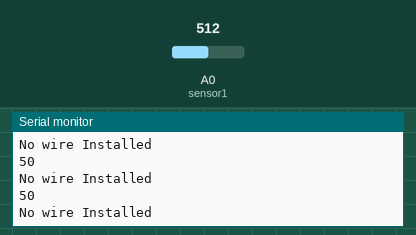
Simulated run of this sketch. Board: Arduino Uno, built with avr-gcc and run on an emulated ATmega328P. Parts: the last lines printed to the serial monitor. Inputs (shaded band) come from the test bench; at power-on: A0 (sensor1) = 512.

Above: at 1.3 s.
1.4 s: A0 (sensor1) set to 535
At 1.81 s:
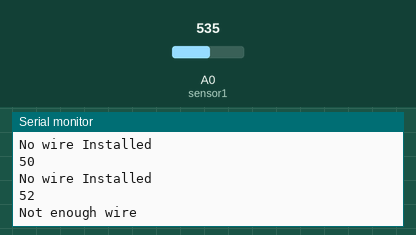
3.5 s: A0 (sensor1) set to 770
At 3.81 s:
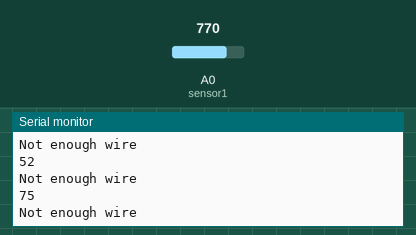
5.0 s: A0 (sensor1) set to 791
At 5.31 s:
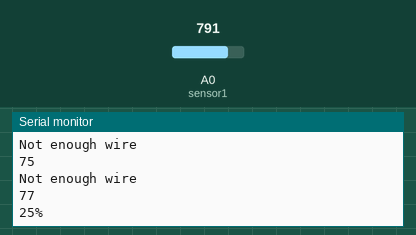
Timing chart, 0 to 8.0 s (numbered marks = the images above; inputs shaded):
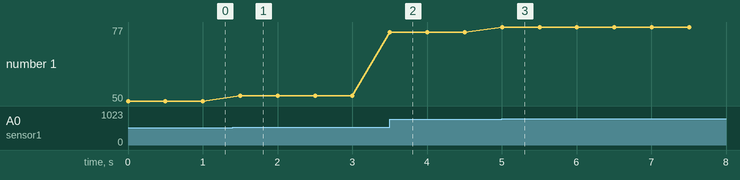

Measured:
- the behaviour switches between 521 and 522 on A0 (sensor1) (found by bisection; images 0 and 1)
- the behaviour switches between 777 and 778 on A0 (sensor1) (found by bisection; images 2 and 3)
- after the input at 1.4 s, the serial monitor: prints a new line after 0.10 s (image 1)
- after the input at 3.5 s, the serial monitor: prints a new line at once (image 2)
- after the input at 5.0 s, the serial monitor: prints a new line at once (image 3)
- plotted number 1: 50 → 52 after the input at 1.4 s, 52 → 75 after the input at 3.5 s, 75 → 77 after the input at 5.0 s

The sketch:

Velostat_Pressure_Sensor.ino
```cpp
#define sensor1 A0
int sensor1Val; // adc value
int sensor1Map; // weight lbs

void setup() {
  Serial.begin(57600); // controller serial communicates at 57600
  Serial.setTimeout(20); // set to 20 (acts like delay)
}

void loop() {
  sensor1Val = analogRead(sensor1);
  sensor1Map = map(sensor1Val, 0, 1023, 0, 100); // full weight about equals 11lbs
  Serial.println(sensor1Map);
  if (sensor1Map <= 50){
    Serial.println("No wire Installed");
  }
  else if ((sensor1Map > 50) && (sensor1Map <= 75)){
    Serial.println("Not enough wire");
  }
  else if ((sensor1Map > 75) && (sensor1Map <= 80)){
    Serial.println("25%");
  }
  else if ((sensor1Map > 80) && (sensor1Map <= 85)){
    Serial.println("50%");
  }
  else if ((sensor1Map > 85) && (sensor1Map <= 90)){
    Serial.println("75%");
  }
  else if (sensor1Map > 90){
    Serial.println("100%");
  }
  delay(500);
}
```
